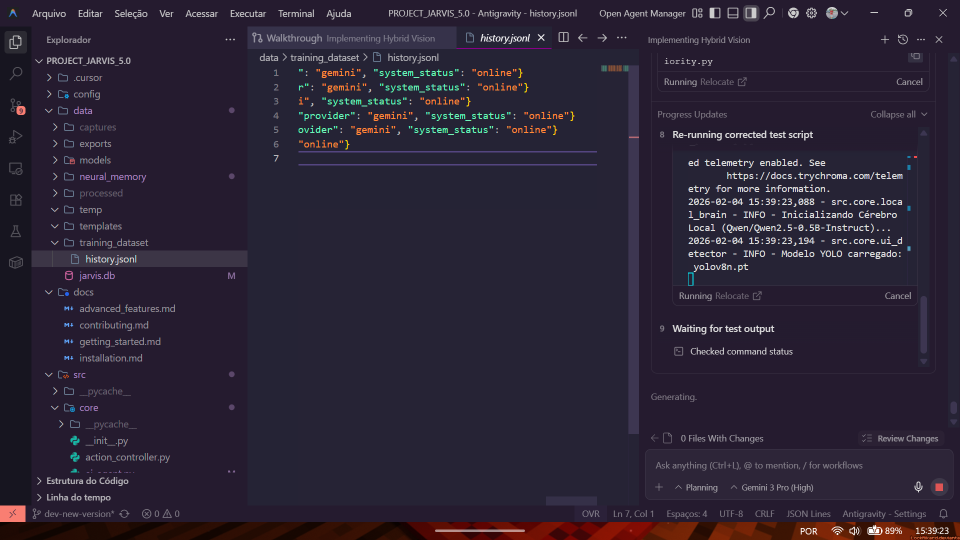
#> input picture _backup_legacy/data/captures/capture_20260204_153923_31.png, 1920 x 1080 px (shown at 1/2 size)
$ python -i vision_cache.py   (imports and definitions only)
#> lines starting #> are read from the running program, lines starting #| are printed output that depends on the picture
#> further down, picture is the input picture: shape (1080, 1920, 3); mean B, G, R 53, 35.8, 43.5
import cv2
import numpy as np
import time
import hashlib

class VisionCache:
    """
    Vision Cache P1 Prototype
    Optimizes screen processing by skipping identical or near-identical frames.
    """
    def __init__(self, threshold=0.98, resize_dim=(64, 64)):
        self.threshold = threshold
        self.resize_dim = resize_dim
        self.last_frame_hash = None
        self.last_frame_data = None
        self.hits = 0
        self.misses = 0

    def calculate_hash(self, frame):
        """Calculates a fast perceptual hash (D-Hash)."""
        # Convert to grayscale and resize
        gray = cv2.cvtColor(frame, cv2.COLOR_BGR2GRAY)
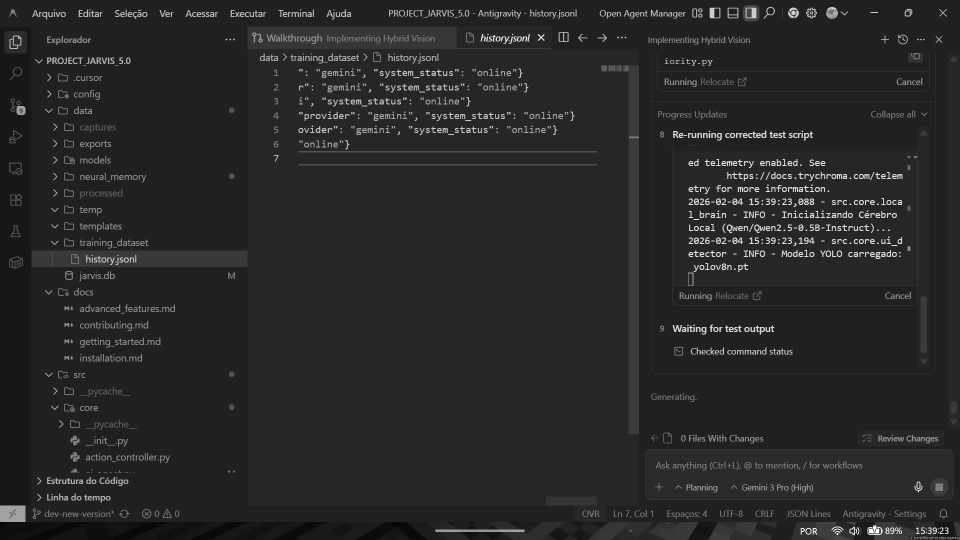
#> gray: shape (1080, 1920) (shown at 1/2 size); min 4, max 255, mean 40.1
        resized = cv2.resize(gray, (self.resize_dim[0] + 1, self.resize_dim[1]))
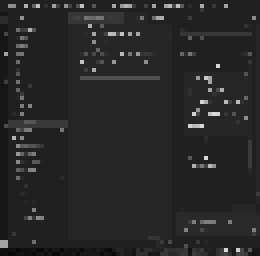
#> resized: shape (64, 65) (shown 4 times larger); min 8, max 221, mean 39.5

        # Difference between adjacent pixels
        diff = resized[:, 1:] > resized[:, :-1]
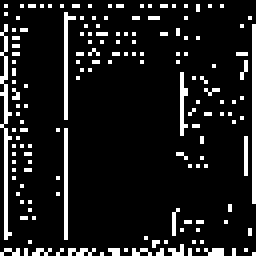
#> diff: shape (64, 64) bool (shown 4 times larger); 10.8% white in thin lines or dots
        return hashlib.md5(diff.tobytes()).hexdigest()

    def compare_frames(self, frame1, frame2):
        """Calculates Structural Similarity or simple MSE."""
        if frame1 is None or frame2 is None:
            return 0.0

        # Downsample for speed
        f1 = cv2.resize(frame1, (128, 128))
        f2 = cv2.resize(frame2, (128, 128))

        # Mean Squared Error
        err = np.sum((f1.astype("float") - f2.astype("float")) ** 2)
        err /= float(f1.shape[0] * f1.shape[1] * 3)

        # Convert error to similarity (approximate)
        # Max error is 255^2, so we normalize
        similarity = 1 - (err / (255**2))
        return similarity

    def should_process(self, frame):
        """
        Determines if the frame has changed enough to warrant processing.
        """
        start_time = time.time()

        # Step 1: Fast Hashing
        current_hash = self.calculate_hash(frame)
#> current_hash = '6617ba915154f3dedf0e4c92b940eadd'

        if current_hash == self.last_frame_hash:
            self.hits += 1
            return False, 0, time.time() - start_time

        # Step 2: Finer comparison if hash is different
        similarity = self.compare_frames(frame, self.last_frame_data)
#> similarity = 0

        if similarity > self.threshold:
            self.hits += 1
            return False, similarity, time.time() - start_time

        # Significant change detected
        self.misses += 1
        self.last_frame_hash = current_hash
#> self.last_frame_hash = '6617ba915154f3dedf0e4c92b940eadd'
        self.last_frame_data = frame.copy()
        return True, similarity, time.time() - start_time

# [3 lines not run here, left out]

>>> import cv2
>>> picture = cv2.imread('../_backup_legacy/data/captures/capture_20260204_153923_31.png')
>>> result = VisionCache().should_process(picture)
#> result = (True, 0, 0.0546)
